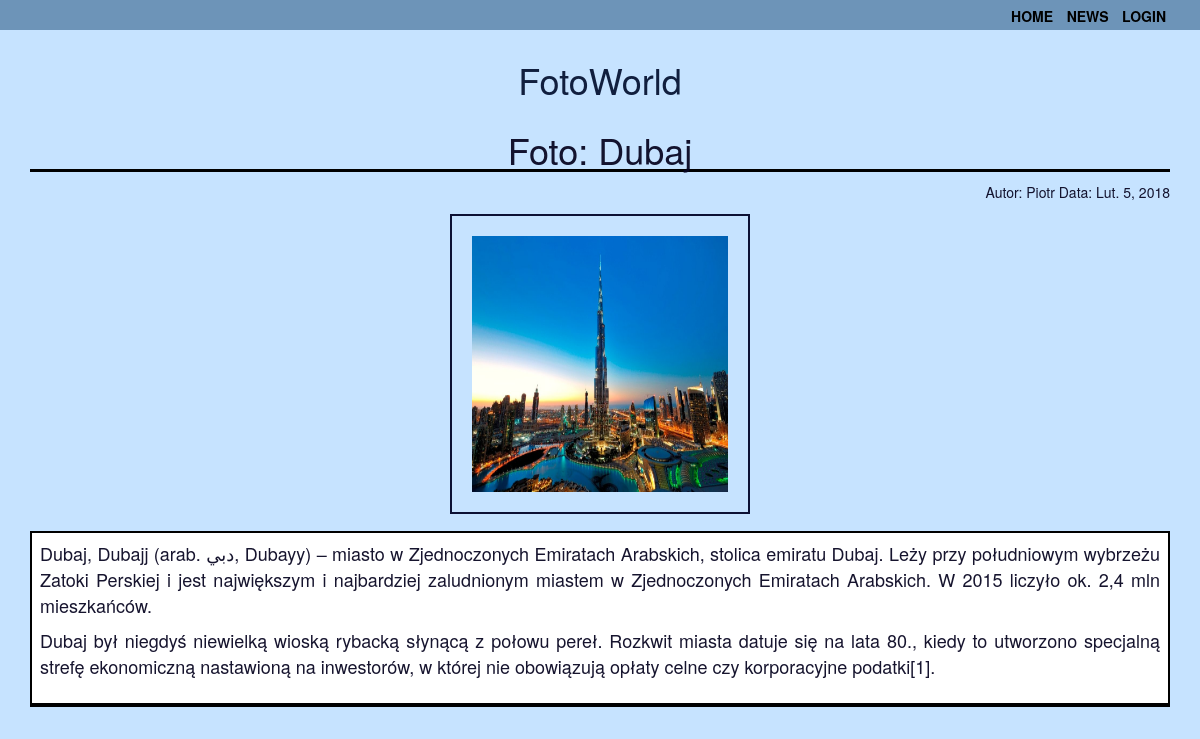
The page /images/detail/21/dubaj/ on the database its author committed.
### images/models.py (models this page shows, shortened)
class Image(models.Model):
    user = models.ForeignKey(settings.AUTH_USER_MODEL,
                             related_name='image_created')
    title = models.CharField(max_length=250)
    slug = models.SlugField(max_length=250, blank=True)
    url = models.URLField()
    image = models.ImageField(upload_to='images/%Y/%m/%d')
    description = models.TextField(blank=True)
    created = models.DateField(auto_now_add=True, db_index=True)
    users_like = models.ManyToManyField(
        settings.AUTH_USER_MODEL, related_name='images_liked', blank=True)
    class Meta:
        ordering = ('-created',)

### images/views.py (the view)
def image_detail(request, id, slug):
    image = get_object_or_404(Image, id=id, slug=slug)
    return render(request, 'images/detail.html', {'section': 'images', 'image': image})

### templates/images/detail.html
{% extends "base.html" %} {%block content%}
<h1 class='title_sections'> Foto: {{image.title}}</h1>
<div class='news_author'>
    Autor: {{image.user.first_name}} Data: {{image.created}}
</div>
<div class='news_title'>
    {% load thumbnail %} {% thumbnail image.image "300" as im %}
    <a href="{{image.image.url}}">
        <img src="{{im.url}}" class="image-detail">
    </a>
    {% endthumbnail %}
</div>
<div class='news'>
    <div class='news_body'>
        {{image.description|linebreaks}}
    </div>
</div>
{% endblock %}

### static/css/style.css (style rules this page uses)
body { background-color: rgba(195, 226, 255, 0.938); color: rgba(6, 4, 32, 0.938); font-size: 20px; height: 100%; background-position: center; background-repeat: no-repeat; background-size: cover; }
a { text-decoration: none; text-decoration-line: none; text-decoration-style: none; color: rgb(0, 0, 0); text-align: center; }
a:link { color: rgb(0, 0, 0); background-color: transparent; text-decoration: none; }
img { width: 300px; height: 300px; margin: 10px; border: 2px solid rgba(1, 4, 39, 0.938); padding: 20px; }
.title_sections { border-bottom: 3px solid black; width: 100%; text-align: center; }
.news_title { font-size: 1.2em; text-align: center; font-weight: bold; padding: 2px; margin-bottom: 5px; }
.news_body { font-size: 0.9em; text-align: justify; padding: 4px; margin-bottom: 5px; width: 100%; }
.news_author { font-size: 0.7em; text-align: right; width: 100%; }
.news { margin: 5px 0; padding: 4px; border: 2px solid black; background: white; border-bottom-width: 4px; }

### rows shown on the page
Image: title "Dubaj", user.first_name "Piotr", created "Lut. 5, 2018", description "Dubaj, Dubajj (arab. دبي, Dubayy) – miasto w Zjednoczonych Emiratach Arabskich, stolica emiratu Dubaj. Leży przy południowym wybrzeżu Zatoki Perskiej i jest największym i najbardziej zaludnionym miastem w Zjednoczonych Emiratach Arabskich. W 2015 liczyło ok. 2,4 mln mieszkańców. Dubaj był niegdyś niewielką wioską rybacką słynącą z połowu pereł. Rozkwit miasta datuje się na lata 80., kiedy to utworzono specjalną strefę ekonomiczną nastawioną na inwestorów, w której nie obowiązują opłaty celne czy korporacyjne podatki[1]."
